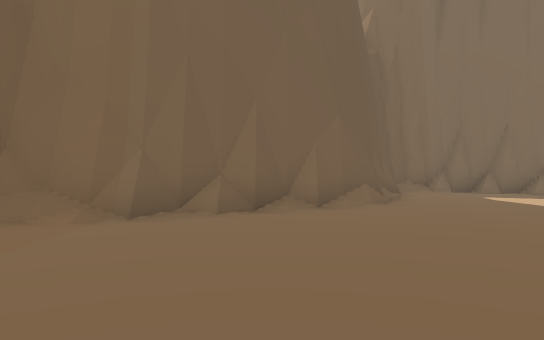
View 1 (above)

12 first-person views from a walk through a 3-D level made in the Unity game engine. The camera is 1.2 m above the floor, looks level and sees 70° across. The floor is counted in squares, 2 m on a side. Each view is taken from the middle of a square. On the plan, view 1 faces up. The plan holds only what a view shows up to about 11 squares ahead; the rest is blank. The place goes on beyond the plan.

View 2
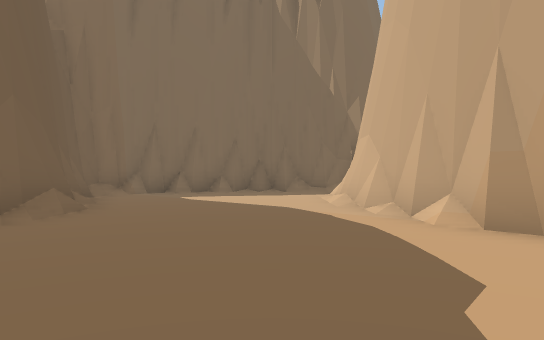

View 3
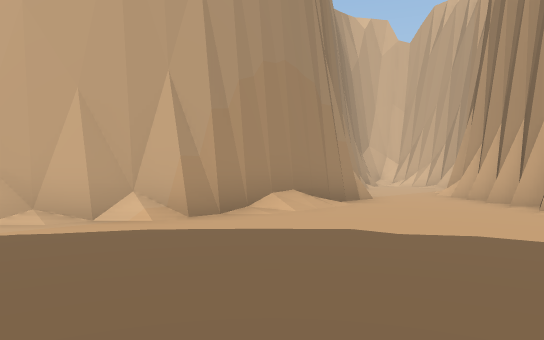

View 4
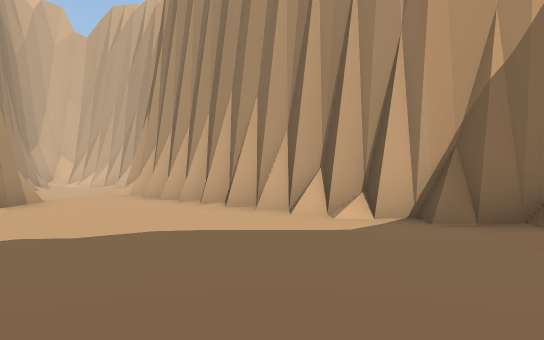

View 5
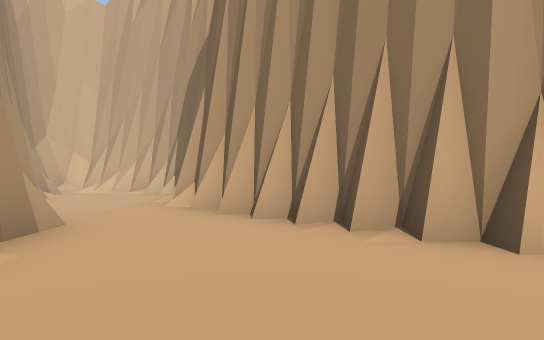

View 6
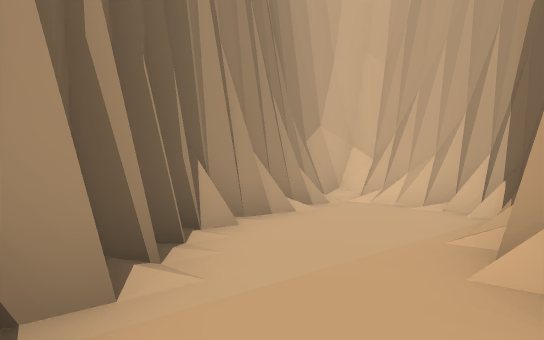

View 7
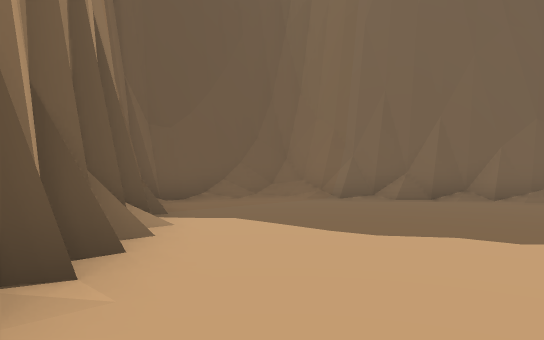

View 8
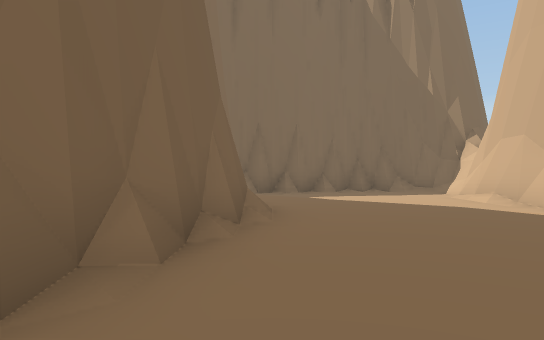

View 9
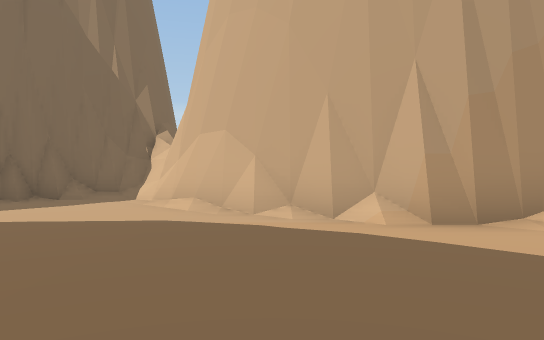

View 10
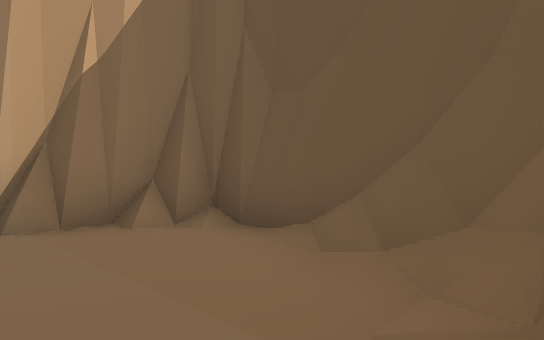

View 11
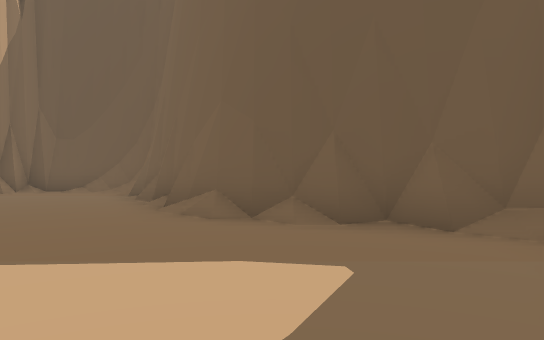

View 12
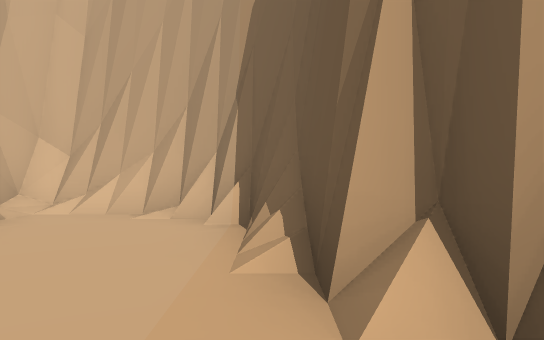

### Floor plan
Key: @ floor where view 1 was taken; # wall or solid block; . floor; / step, stairs or slope.
Columns run from 4 left of view 1 to 9 right of it. Each row starts with its distance up from view 1.
 11        ####
 10       ##..###
  9       #.....##
  8      ##...../#
  7     ##....../#
  6   ###......###
  5 ###.......##
  4 #/........#
  3 #........##
  2 #........#
  1 #/....../#
  0 ###/@.../#
 -1   ###....#
 -2     ##...##
 -3      ##../##
 -4       ##../#
 -5        #...#
 -6        #/..##
 -7        ##...#
 -8         ##..#
 -9          ####

Positions as (right, up) in squares from view 1, and headings:
1: (0, 0), facing up
2: (0, 1), facing up-right
3: (0, 5), facing down-right
4: (0, 5), facing down
5: (2, 2), facing down
6: (3, -2), facing down-right
7: (3, -2), facing up-left
8: (-2, 3), facing up-right
9: (0, 4), facing right
10: (-1, 5), facing down-left
11: (7, 8), facing left
12: (4, -3), facing down
